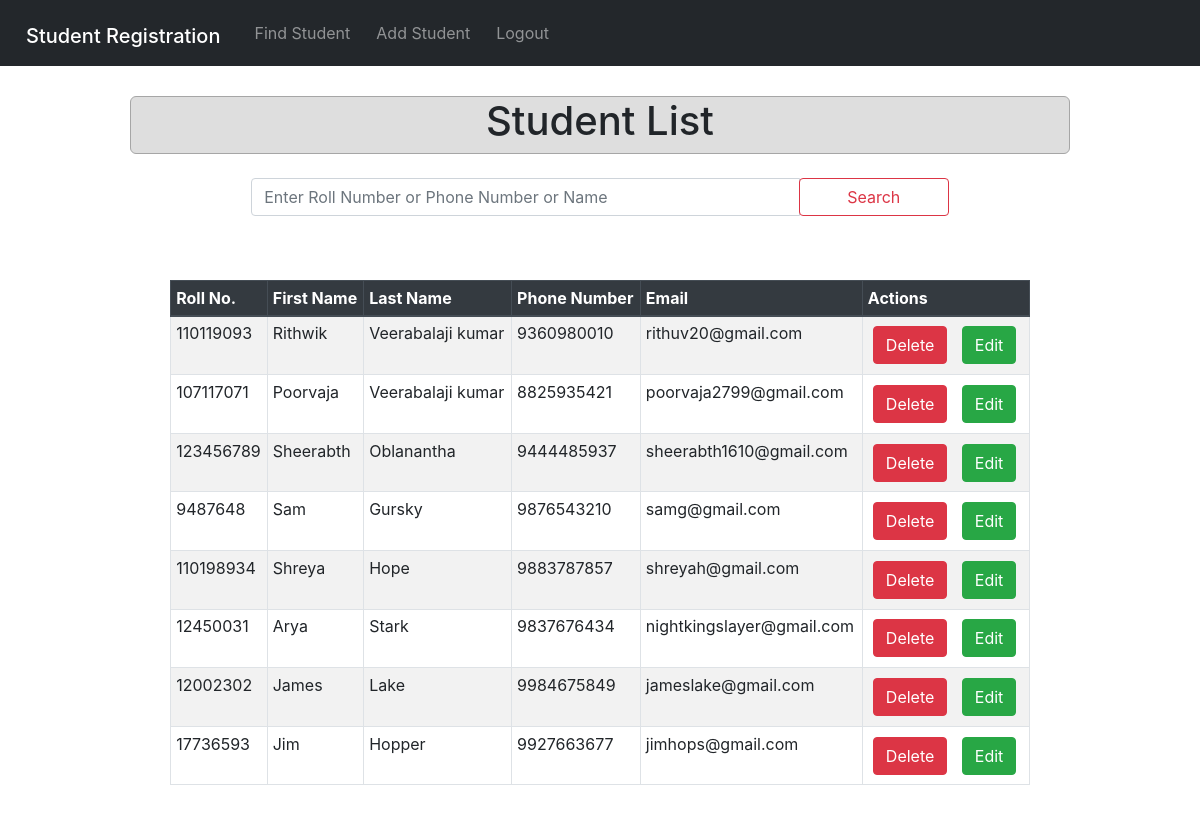
/searchStudentDetails/ (signed in), run on an earlier commit of the app's database.
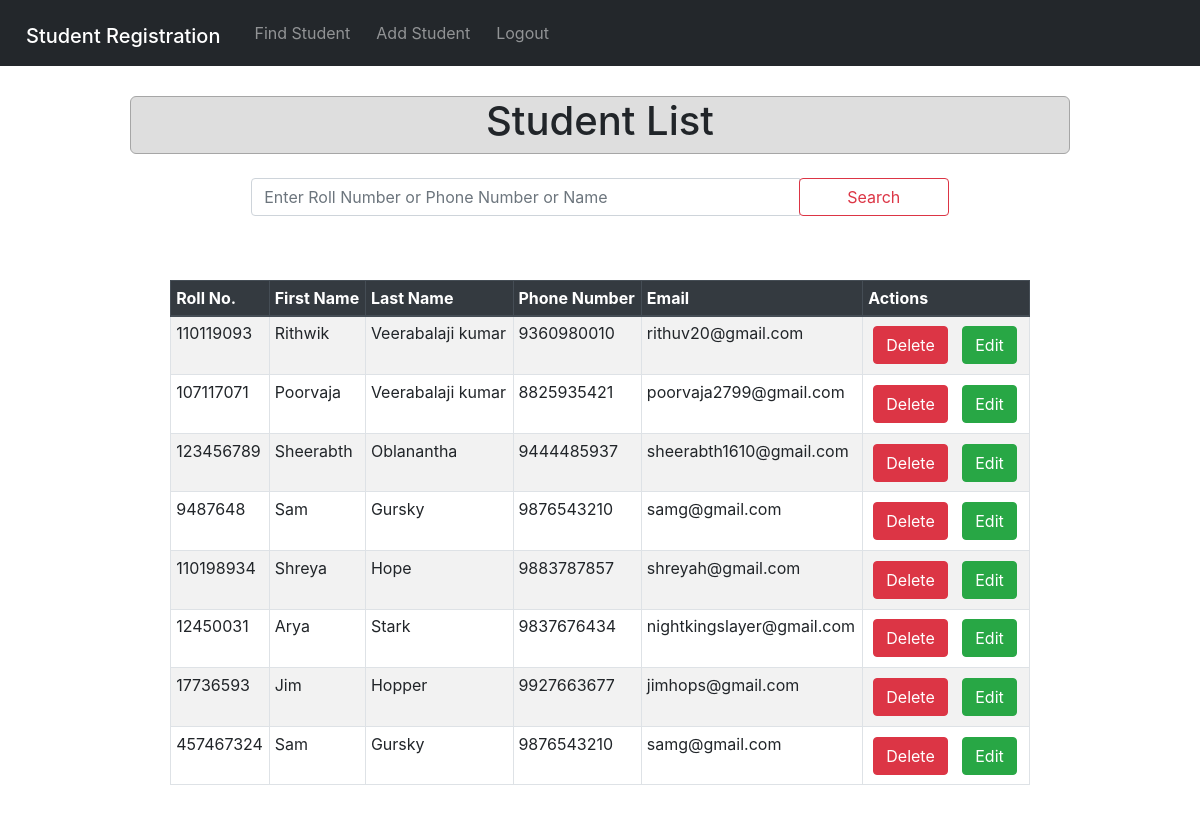
And on a later commit of the database.
### StudentRegistration/models.py (models this page shows, shortened)
class StudentInfo(models.Model):
    HOBBIES_CHOICES = (
        ('Drawing', 'Drawing'),
        ('Singing', 'Singing'),
        ('Dancing', 'Dancing'),
        ('Cooking', 'Cooking'),
        ('Others', 'Others')
    )
    COURSE_APPLIED_CHOICES = (('Computer Science Engg', 'Computer Science Engg'), ('Electronics and Communication Engg', 'Electronics and Communication Engg'),
                              ('Mechanical Engg', 'Mechanical Engg'), ('Electrical and Electronics Engg', 'Electrical and Electronics Engg'),
                              ('Instrumentation and Control Engg', 'Instrumentation and Control Engg'), ('Chemical Engg', 'Chemical Engg'),
                              ('Metalurgy Engg', 'Metalurgy Engg'), ('Production Engg', 'Production Engg'), ('Civil Engg', 'Civil Engg'))
    GENDER_CHOICES = (
        ('Male', 'Male'),
        ('Female', 'Female'),
        ('Other', 'Other'),
    )
    First_name = models.CharField(max_length=200, default='')
    Last_name = models.CharField(max_length=200, default='')
    Email = models.EmailField(default='')
    Mobile_number = models.CharField(max_length=10, default='')
    id = models.CharField(max_length=9, primary_key=True, default='')
    Gender = models.CharField(max_length=30, choices=GENDER_CHOICES, default='')
    Date_of_birth = models.DateField(blank=True, null=True, default='')
    Address = models.TextField(max_length=500, default='')
    Pin_code = models.CharField(max_length=10, default='')
    City = models.CharField(max_length=50, default='')
    State = models.CharField(max_length=50, default='')
    Country = models.CharField(max_length=50, default='')
    Hobbies = models.TextField(max_length=200, default='')
    Course_applied = models.CharField(max_length=50, choices=COURSE_APPLIED_CHOICES, default='')

### StudentRegistration/views.py (the view, shortened to what this page needs)
# urls.py: url(r'^searchStudentDetails/$', views.search_StudentDetails, name='search_StudentDetails'),
@login_required(login_url='/login/')
def search_StudentDetails(request):
    if request.method == 'GET':
        students = StudentInfo.objects.all()
        return render(request, 'StudentRegistration/search_student.html', {'Students': students})
    return render(request, "StudentRegistration/search_student.html")

### StudentRegistration/templates/StudentRegistration/search_student.html (shortened to what this page needs)
{% extends "StudentRegistration/base.html" %}
{% block content %}
<br><br><br><br>
<div class="container col-md-10 ">
   <div class="container col-md-12 ">
      <section><h1>Student List</h1></section>
   </div>
    <br>
   <div class="container col-md-9">
       <form method="post" action="/searchStudentDetails/">
           <div class="input-group mb-3">
               <input type="text" class="form-control" name="search" placeholder="Enter Roll Number or Phone Number or Name" required>
               <div class="input-group-append">
                   <div>
                       <button class="btn btn-outline-danger" type="submit" id="button-addon2">Search</button>
                   </div>
               </div>
           </div>
       </form>
   </div><br>
    <div class="container col-md-11 ">
        <br>
        <table class="table table-striped table-bordered table-sm container">
            <thead class="thead-dark">
                <tr>
                    <th>Roll No.</th>
                    <th>First Name</th>
                    <th>Last Name</th>
                    <th>Phone Number</th>
                    <th>Email</th>
                    <th>Actions</th>
                </tr>
            </thead>
            <tbody>
            <div>
                {% if sr %}
                    {% for k in sr %}
                    <tr>
                        <td>{{ k.id }}</td>
                        <td>{{ k.First_name }}</td>
                        <td>{{ k.Last_name }}</td>
                        <td>{{ k.Mobile_number }}</td>
                        <td>{{ k.Email }}</td>
                        <td>
                            <a href="/deleteStudentDetails/{{ k.id }}" class="btn btn-danger">Delete</a>
                            <a href="/editStudentDetails/{{ k.id }}" class="btn btn-success">Edit</a>
                        </td>
                    </tr>
                    {% endfor %}
                {% else %}
                    {% for student in Students %}
                    <tr>
                        <td>{{ student.id }}</td>
                        <td>{{ student.First_name }}</td>
                        <td>{{ student.Last_name }}</td>
                        <td>{{ student.Mobile_number }}</td>
                        <td>{{ student.Email }}</td>
                        <td>
                            <a href="/deleteStudentDetails/{{ student.id }}" class="btn btn-danger">Delete</a>
                            <a href="/editStudentDetails/{{ student.id }}" class="btn btn-success">Edit</a>
                        </td>
                    </tr>
                    {% endfor %}
                {% endif %}
                </div>
            </tbody>
        </table>
        <br>
    </div>
    <br>
</div>
{% endblock %}

What changed in the data, as far as the page shows it:
removed StudentInfo: id "12002302", First_name "James", Last_name "Lake", Mobile_number "9984675849", Email "jameslake@gmail.com"
added StudentInfo: id "457467324", First_name "Sam", Last_name "Gursky", Mobile_number "9876543210", Email "samg@gmail.com"
